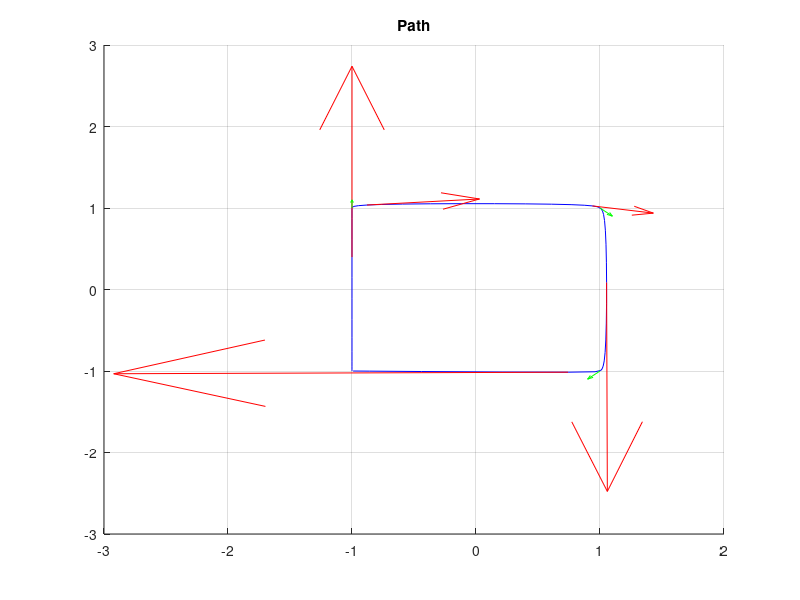
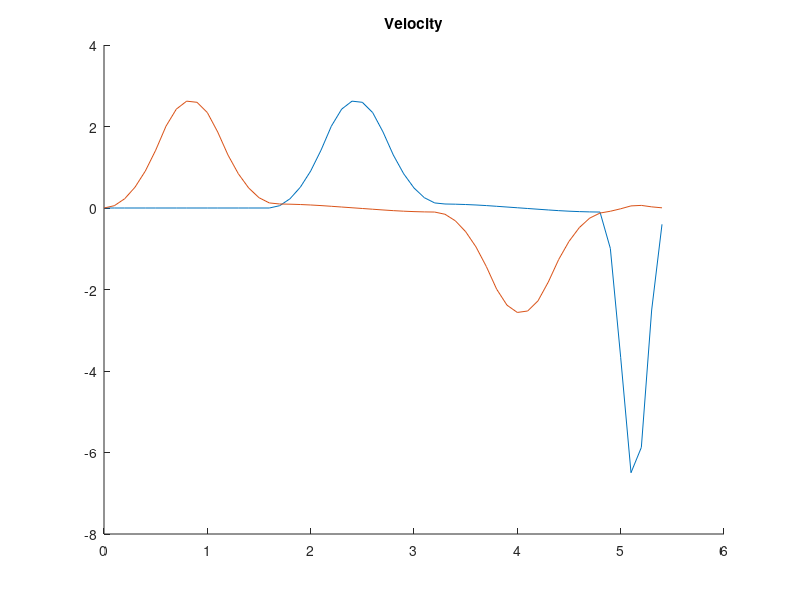
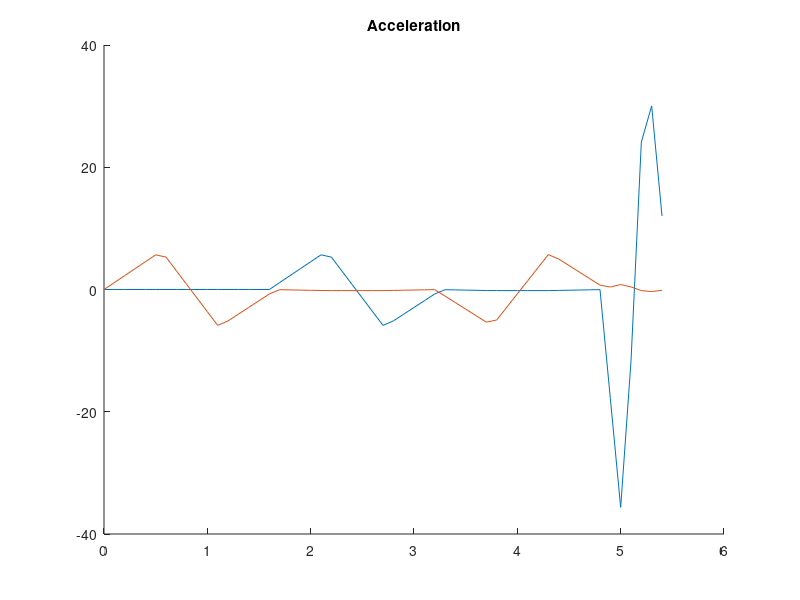
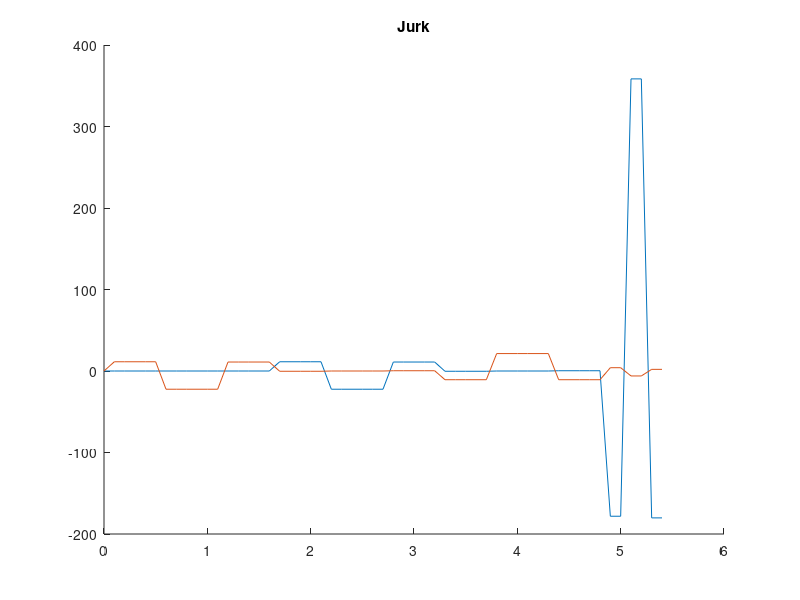

The MATLAB source for these figures, in order: (Note: this script raises an error after producing the figures.)
%% Path generator script
%  Author: Erwin Dassen (EDAS)
%  Date last update: 2013-11-05

%% Description and usage
%
% This script is a general purpose multidimensional path generator
% algorithm. Given n-dimensional waypoints described as pairs of positions
% and velocities, it calculates a path meeting these waypoints and
% guaranteed to be below maximum thresholds of velocity, acceleration and
% jurk. Keep in mind that the path created is not necessarily optimal.
%
% For the more interested: the algorithm is nothing more than a 3-piece 3rd
% order spline generator. Each movement section (phase-space between
% waypoints) is calculated independently of the others and is found by
% considering three 3rd order splines that "fit" in the section. After such
% one is generated, it is cheked if it fulfills the threshold conditions.
% If not, more time is aloted to that movement section. This is repeated
% until a valid path is found or MAXCOUNT iterations have been performed
% without on solution.
%
% Usage: set up the relevant script constants in the next section either by
% editing this script directly or by creating constants of the same name in
% the workspace. Comments were added where they are defined.
%
% Output: Matrices ttime, path, velocity, acceleration, jurk. The first,
% ttime, is just the time axis as defined by the time_step constant and the
% total movement time (this is calculated during execution). The rest of
% the matrices encode column vectors with the respective values for
% position, velocity, acceleration and jurk at a given instant of time (is
% sequence with ttime).
%
% TODO: Try to improve optimization to find paths of low total curvature
% (less faults due to inertia).

%% Scripting constants

% Plotting constants
if exist('pathGen','var') ~= 1
    pathGen.lplot = true;
    pathGen.lplotvel = true;

    % The dimension of the problem (6DOF = 6).
    pathGen.dim = 2;

    % The time resolution for the output.
    pathGen.time_step = 0.1;

    % The time interval increment step size. If a path found is not valid we
    % give more time for a path and rerun the algorithm. This determines by how
    % much we increment the time budget.
    pathGen.tf_step = 0.5;

    % The maximum number of iterations.
    pathGen.MAXCOUNT = 50;

    % The velocity, acceleration and jurk constraints. Written in dim x 1
    % vectors with positive entries.
    pathGen.v_max = [3;3];
    pathGen.a_max = [75;75];
    pathGen.j_max = [7500;7500];

    % The waypoints in the state-space for the path. Arraged in two dim x n matrices where n is
    % the number of waypoints (n > 1). The first, array_ps contains positions
    % and the second array_vs velocities. The code tests if these already
    % exists in the workspace and uses that in that case. You can choose to
    % specidy here instead.
    pathGen.array_ps = [-1 -1 1 1 -1; -1 1 1 -1 -1]; % A square movement.
    pathGen.array_vs = [0 0 0.1 -0.1 0; 0 0.1 -0.1 -0.1 0];
end

lplot = pathGen.lplot;
lplotvel = pathGen.lplotvel;
dim = pathGen.dim;
time_step = pathGen.time_step;
tf_step = pathGen.tf_step;
MAXCOUNT = pathGen.MAXCOUNT;
v_max = pathGen.v_max;
a_max = pathGen.a_max;
j_max = pathGen.j_max;
array_ps = pathGen.array_ps;
array_vs = pathGen.array_vs;

[mp,np] = size(array_ps);
[mv,nv] = size(array_vs);

%% Sanity checks
assert(dim > 0,'Wrong type for input: must be positive integer.');
assert(all(size([v_max a_max j_max]) == [dim 3]),'Wrong size for input: constraints should have size equal to dimension.');
assert(all(all([v_max a_max j_max] >= zeros(dim,3))),'Input must be positive.');
assert(time_step > 0,'Step out of range.');
assert(all(size(array_ps) == size(array_vs)),'Wrong size on input: array_ps and array_vs should have same size.');
assert(np > 1,'Specify at least two poits for path.');
assert(nv > 1,'Specify at least two poits for path.');
assert(all(all(abs(array_vs) <= repmat(v_max,1,np))),'Velocities out of range.');

%% System setup

% Clean up output variables
clear ttime; clear path; clear velocity; clear acceleration; clear jurk;

% Linear system functions
z = zeros(1,dim);
rhs = @(pc,pn,vc,vn) vertcat(pc,pn,z,z,vc,vn,z,z,z,z,z,z);
clear z;

lhs = @(t)[1,0,0,0,0,0,0,0,0,0,0,0; ...
    0,0,0,0,0,0,0,0,1,t,t^2,t^3; ...
    1,(1/3)*t,(1/9)*t^2,(1/27)*t^3,-1,-(1/3)*t,-(1/9)*t^2,-(1/27)*t^3,0,0,0,0; ...
    0,0,0,0,1,(2/3)*t,(4/9)*t^2,(8/27)*t^3,-1,-(2/3)*t,-(4/9)*t^2,-(8/27)*t^3; ...
    0,1,0,0,0,0,0,0,0,0,0,0; ...
    0,0,0,0,0,0,0,0,0,1,2*t,3*t^2; ...
    0,1,(2/3)*t,(1/3)*t^2,0,-1,-(2/3)*t,-(1/3)*t^2,0,0,0,0; ...
    0,0,0,0,0,1,(4/3)*t,(4/3)*t^2,0,-1,(-4/3)*t,(-4/3)*t^2; ...
    0,0,2,0,0,0,0,0,0,0,0,0; ...
    0,0,0,0,0,0,0,0,0,0,2,6*t; ...
    0,0,2,2*t,0,0,-2,-2*t,0,0,0,0; ...
    0,0,0,0,0,0,2,4*t,0,0,-2,-4*t];

% An utility index vector used below.
idx = [1 1 1 1 2 2 2 2 3 3 3 3];

% The polynomialy defined position, velocity, acceleration and jurk
% functions. Each composed of three polynomial pieces.
p = @(i,t,coef) transpose([1 t t^2 t^3]*coef(idx == i,:));
v = @(i,t,coef) transpose([0 1 2*t 3*t^2]*coef(idx == i,:));
a = @(i,t,coef) transpose([0 0 2 6*t]*coef(idx == i,:));
j = @(i,t,coef) transpose([0 0 0 6]*coef(idx == i,:));

ttime = 0; % The time axis. Has to be defined outside the for loop.
path = {array_ps(:,1)}; % Output path. We start with the first position.
velocity = {array_vs(:,1)}; % Output velocity. We start with the initial velocity.
acceleration = {zeros(dim,1)}; % Output acceleration. We start at zero.
jurk = {zeros(dim,1)}; % Output jurk. We start at zero.

%% Actual path computation

for ii = 1:(np - 1) % np - 1 path segments
    pc = array_ps(:,ii); % Current starting point.
    vc = array_vs(:,ii); % Current starting velocity.
    
    pn = array_ps(:,ii+1); % Current destination point.
    vn = array_vs(:,ii+1); % Current destination velocity.

    % As a first approximation we take an average time. This movement is
    % probably impossible. We raise this time interval by tf_step. 
    tf = max(max([abs(pn-pc)./v_max, abs(vn-vc)./a_max]));
    
    % Logical for the test if the path is valid.
    pathValid = false;
    
    % Just a counter.
    count = 0;
    
    % The righ hand side.
    b = rhs(pc',pn',vc',vn'); % A 12 x dim matrix

    %% Per segment computation    
    while all(~pathValid) && (count < MAXCOUNT)
        count = count + 1;
        
        A = lhs(tf);
        
        % The coefficients of the three polynomials
        coef = A\b; % One column per dimension.
        
        % Check if the path is valid
        
        % Jurk constraint
        if any([any(abs(j(1,(1/3)*tf,coef)) > j_max), ...
                any(abs(j(2,(2/3)*tf,coef)) > j_max), ...
                any(abs(j(3,tf,coef)) > j_max)])
            % Constraint failed.
            tf = tf + tf_step; % Allow for more time.
            continue;
        end
        
        % Acceleraiton constraint
        if any([any(abs(a(1,(1/3)*tf,coef)) > a_max), ...
                any(abs(a(2,(2/3)*tf,coef)) > a_max)])
            % Constraint failed.
            tf = tf + tf_step; % Allow for more time.
            continue;
        end

        % Velocity constraint
        % This is more difficult because the extremes of velocity are not
        % in the edges of the segments and it will vary per dimension.
        
        % The critical points of v. It is in a dim x 3 format where each
        % collumn corresponds to one of the 3 splines in this path segment.
        
        tvc = (-1/3).*[coef(3,:)./coef(4,:); ... 
            coef(7,:)./coef(8,:); ...
            coef(11,:)./coef(12,:)]';
        
        % The corresponding velocity values.
        testv = zeros(dim,3);
        for jj = 1:dim
            testv(jj,:) = [v(1,tvc(jj,1),coef(:,jj)) ...
                v(2,tvc(jj,2),coef(:,jj)) ...
                v(3,tvc(jj,3),coef(:,jj))];
        end
        
        % NaN will *not* be a problem since logical tests fail with NaN.
        if any(any(testv > repmat(v_max,1,3)))
            % Constraint failed.
            tf = tf + tf_step; % Allow for more time.
            continue;
        end

        % All constraints satisfied.
        pathValid = true;
        
        if count == MAXCOUNT
            warning('MAXCOUNT reached!');
        end
    end
    % Clean 

    %% Compute partial output
    
    % Evaluate the polynomials on the given grid.
    time_seg = time_step:time_step:tf;
    i1 = time_seg <= (1/3)*tf;
    i2 = ((1/3)*tf < time_seg) & (time_seg <= (2/3)*tf);
    i3 = (2/3)*tf < time_seg;
    l1 = length(time_seg(i1));
    l2 = length(time_seg(i2));
    l3 = length(time_seg(i3));
    tempfunp = @(i,t) p(i,t,coef);
    tempfunv = @(i,t) v(i,t,coef);
    tempfuna = @(i,t) a(i,t,coef);
    tempfunj = @(i,t) j(i,t,coef);
    
    ttime = horzcat(ttime, ttime(end) + time_seg);
    
    path = horzcat(path, ...
        arrayfun(tempfunp,ones(1,l1),time_seg(i1),'UniformOutput',false), ...
        arrayfun(tempfunp,2.*ones(1,l2),time_seg(i2),'UniformOutput',false), ...
        arrayfun(tempfunp,3.*ones(1,l3),time_seg(i3),'UniformOutput',false));

    velocity = horzcat(velocity, ...
        arrayfun(tempfunv,ones(1,l1),time_seg(i1),'UniformOutput',false), ...
        arrayfun(tempfunv,2.*ones(1,l2),time_seg(i2),'UniformOutput',false), ...
        arrayfun(tempfunv,3.*ones(1,l3),time_seg(i3),'UniformOutput',false));
    
    acceleration = horzcat(acceleration, ...
        arrayfun(tempfuna,ones(1,l1),time_seg(i1),'UniformOutput',false), ...
        arrayfun(tempfuna,2.*ones(1,l2),time_seg(i2),'UniformOutput',false), ...
        arrayfun(tempfuna,3.*ones(1,l3),time_seg(i3),'UniformOutput',false));

    jurk = horzcat(jurk, ...
        arrayfun(tempfunj,ones(1,l1),time_seg(i1),'UniformOutput',false), ...
        arrayfun(tempfunj,2.*ones(1,l2),time_seg(i2),'UniformOutput',false), ...
        arrayfun(tempfunj,3.*ones(1,l3),time_seg(i3),'UniformOutput',false));
    
end

%% Output
% Transform final output to matrices (not cells)
path = horzcat(path{:});
velocity = horzcat(velocity{:});
acceleration = horzcat(acceleration{:});
jurk = horzcat(jurk{:});

%% Display statistics
fprintf('Time: %f\n',ttime(end));
fprintf('Movepoints: %d\n',length(ttime));
fprintf('Iterations: %d\n\n',count);
fprintf('Max abs. velocity (per dim.): '); disp(abs(max(velocity,[],2)'));
fprintf('Max abs. acceleration (per dim.): '); disp(abs(max(acceleration,[],2)'));
fprintf('Max abs. jurk (per dim.): '); disp(abs(max(jurk,[],2)'));

%% Clean-up
clear idx;
clear mp;clear np;clear mv;clear nv;
clear pc;clear pn;clear vc;clear vn;
clear pathValid;
clear ii;
clear A;
clear b;
clear count;
clear tvc;
clear testv;
clear jj;
clear tf;
clear i1;clear i2;clear i3;
clear l1;clear l2;clear l3;
clear time_seg;
clear tempfunp;clear tempfunv;clear tempfuna;clear tempfunj;
clear p;clear v;clear a;clear j;
clear lhs;clear rhs;
clear coef;

%% Plots (only if dim = 2,3)

if dim == 2 && lplot
    plot_step = 1:100*time_step:length(path(1,:));
    figure; hold on;
    plot(path(1,:),path(2,:),'Color','blue');

    if lplotvel
        quiver(path(1,plot_step),path(2,plot_step),...
            velocity(1,plot_step),velocity(2,plot_step),...
            0,'Color','red');
        quiver(array_ps(1,:),array_ps(2,:),...
            array_vs(1,:),array_vs(2,:),...
            0,'Color','green');
    end
    
    title('Path');
    grid;
    clear plot_step;
    
    figure; hold on;
    plot(ttime,velocity(1,:),ttime,velocity(2,:));
    title('Velocity');
    
    figure; hold on;
    plot(ttime,acceleration(1,:),ttime,acceleration(2,:));
    title('Acceleration');
    
    figure; hold on;
    plot(ttime,jurk(1,:),ttime,jurk(2,:));
    title('Jurk');
    
elseif dim == 3 && lplot
    plot_step = 1:100*time_step:length(path(1,:));
    figure; hold on;
    plot3(path(1,:),path(2,:),path(3,:),'Color','blue');
    
    if lplotvel
        quiver3(path(1,plot_step),path(2,plot_step),path(3,plot_step),...
            velocity(1,plot_step),velocity(2,plot_step),velocity(3,plot_step),...
            0,'Color','red');
        quiver3(array_ps(1,:),array_ps(2,:),array_ps(3,:),...
            array_vs(1,:),array_vs(2,:),array_vs(3,:),...
            0,'Color','green');
    end
    
    title('Path');
    grid;
    clear plot_step;
    
    figure; hold on;
    plot(ttime,velocity(1,:),ttime,velocity(2,:),ttime,velocity(3,:));
    title('Velocity');
    
    figure; hold on;
    plot(ttime,acceleration(1,:),ttime,acceleration(2,:),...
        ttime,acceleration(3,:));
    title('Acceleration');
    
    figure; hold on;
    plot(ttime,jurk(1,:),ttime,jurk(2,:),ttime,jurk(3,:));
    title('Jurk');
    
end

%% Create timeseries object

pathGen.path = timeseries(path',ttime','IsTimeFirst',true,'Name','Position');
pathGen.path.DataInfo.Units = 'm';

pathGen.velocity = timeseries(velocity',ttime','IsTimeFirst',true,'Name','Velocity');
pathGen.velocity.DataInfo.Units = 'm/s';

pathGen.acceleration = timeseries(acceleration',ttime','IsTimeFirst',true,'Name','Acceleration');
pathGen.acceleration.DataInfo.Units = 'm/s^2';

pathGen.jurk = timeseries(jurk',ttime','IsTimeFirst',true,'Name','Jurk');
pathGen.jurk.DataInfo.Units = 'm/s^3';

%% Clean up

clear lplot;
clear lplotvel;
clear dim;
clear time_step;
clear tf_step;
clear MAXCOUNT;
clear v_max;
clear a_max;
clear j_max;
clear array_ps;
clear array_vs;

clear ttime;
clear path;
clear velocity;
clear acceleration;
clear jurk;



 